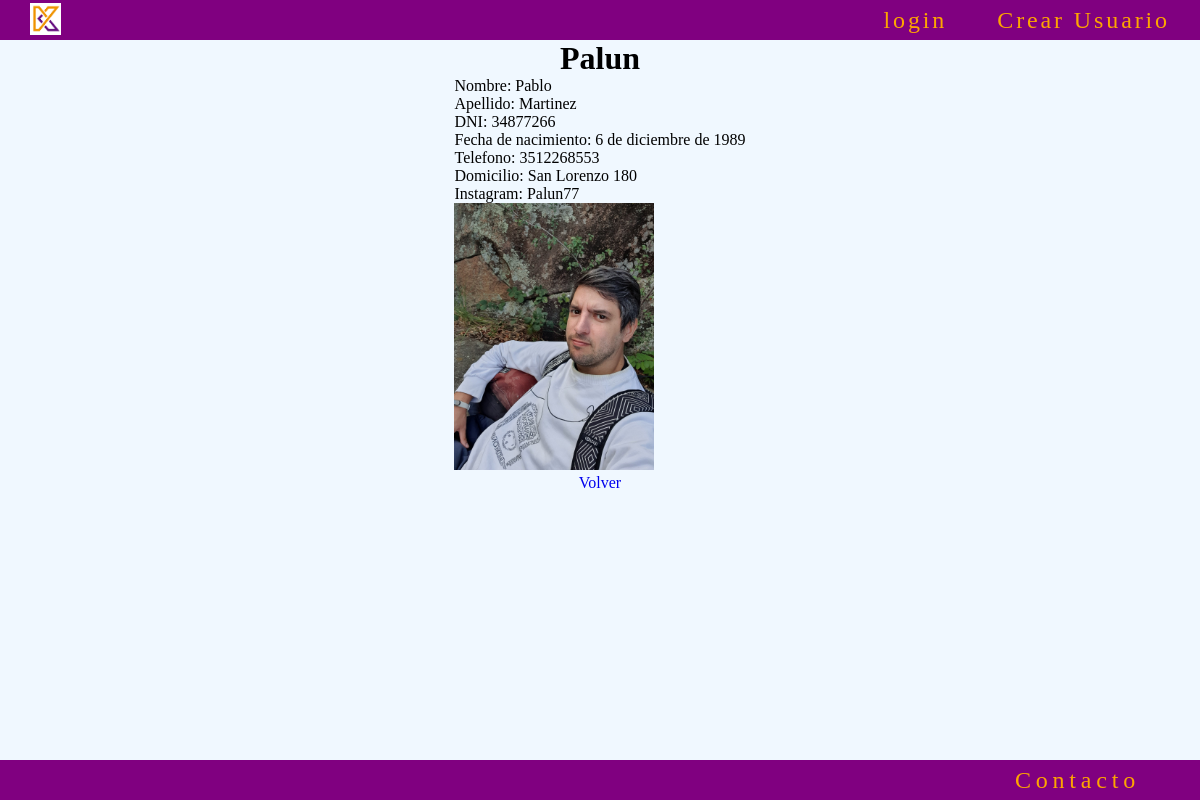
The app's page /usuarios/detalle/3 with its own data.
### usuarios/models.py (models this page shows, shortened)
class Usuarios(models.Model):
    user = models.OneToOneField(User, on_delete=models.CASCADE)
    dni = models.CharField(max_length=8)
    fecha_nacimiento = models.DateField()
    telefono = models.CharField(max_length=15)
    domicilio = models.CharField(max_length=150)
    instagram = models.CharField(max_length=150, null=True, blank=True)
    foto = models.ImageField(upload_to='fotos', null=True, blank=True)
    class Meta:
        verbose_name = 'usuario'
        verbose_name_plural = 'usuarios'

### usuarios/views.py (the view)
# urls.py: path('detalle/<int:pk>', UsuariosDetail.as_view(),name='usuarios_detail'),
class UsuariosDetail(DetailView):
    model = Usuarios

### usuarios/templates/usuarios/usuarios_detail.html (shortened to what this page needs)
{% extends 'core/base.html' %}
{% load static %}
{% block content %}
    <main class="contenedor_principal">
        <div>
            <h1>{{ object.user.username }}</h1>
        </div>
        <ul>
            <div>
                <li>Nombre: {{ object.user.first_name }}</li>
                <li>Apellido: {{ object.user.last_name }}</li>
                <li>DNI: {{ object.dni }}</li>
                <li>Fecha de nacimiento: {{ object.fecha_nacimiento }}</li>
                <li>Telefono: {{ object.telefono }}</li>
                <li>Domicilio: {{ object.domicilio }}</li>
                {% if object.instagram %}
                    <li>Instagram: {{ object.instagram }}</li>
                {% endif %}
            </div>
            {% if object.foto %}
                <img src="{{ object.foto.url }}" alt="Foto de {{ object.nombre }}" width="200px" height="">
            {% else %}
                <p>No hay foto disponible</p>
            {% endif %}
        </ul>
        <div>
            <a href="{% url 'usuarios:usuarios_list' %}">Volver</a>
        </div>
    </main>
{% endblock content %}

### core/static/css/style.css (style rules this page uses)
* { padding: 0; margin: 0; text-decoration: none; list-style: none; }
body { display: flex; flex-direction: column; min-height: 100vh; }
.contenedor_principal { display: flex; flex-direction: column; align-items: center; background-color: aliceblue; min-height: 90vh; }

### records on screen
Usuarios: user.username "Palun", user.first_name "Pablo", user.last_name "Martinez", dni "34877266", fecha_nacimiento "6 de diciembre de 1989", telefono "3512268553", domicilio "San Lorenzo 180", instagram "Palun77", foto (picture)
